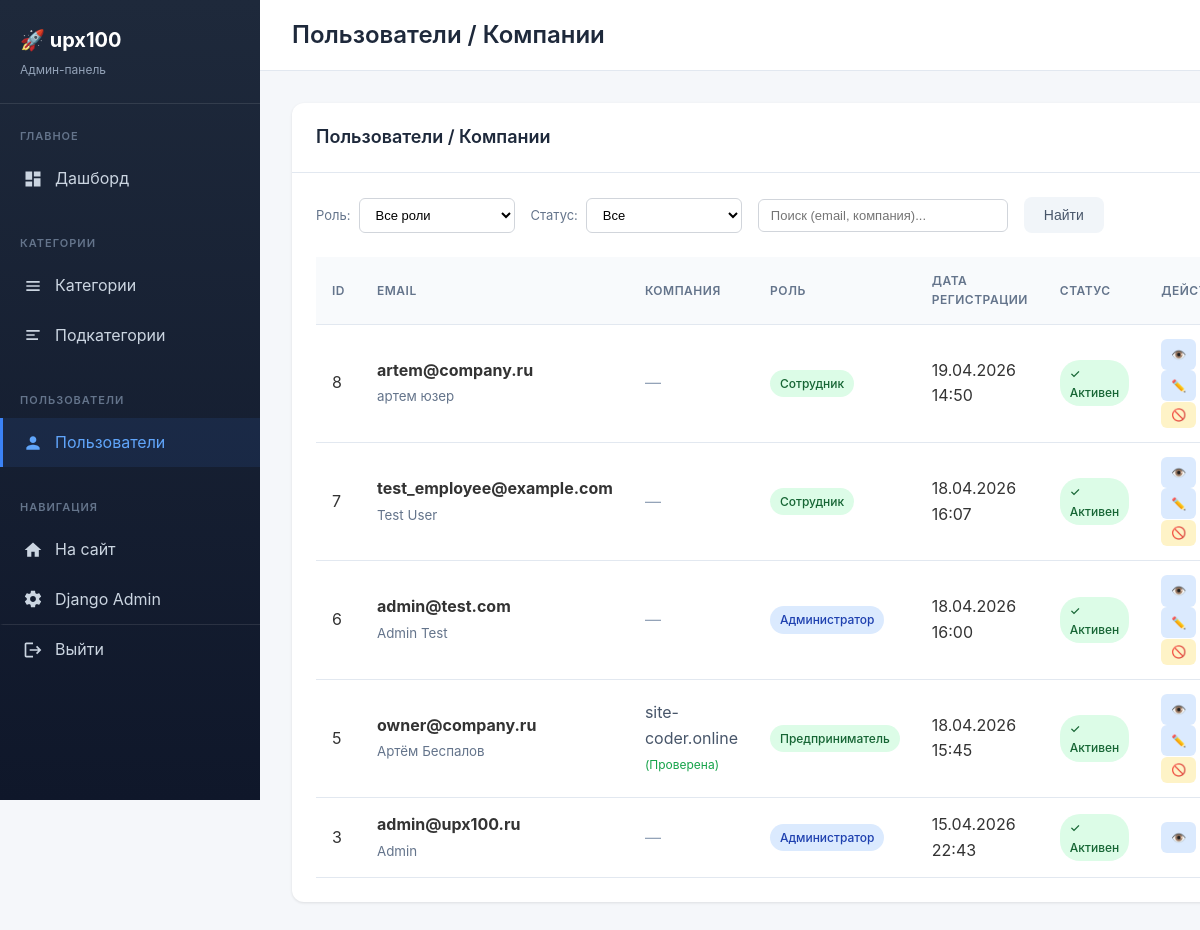
/dashboard/users/ (signed in), run on an earlier commit of the app's database.
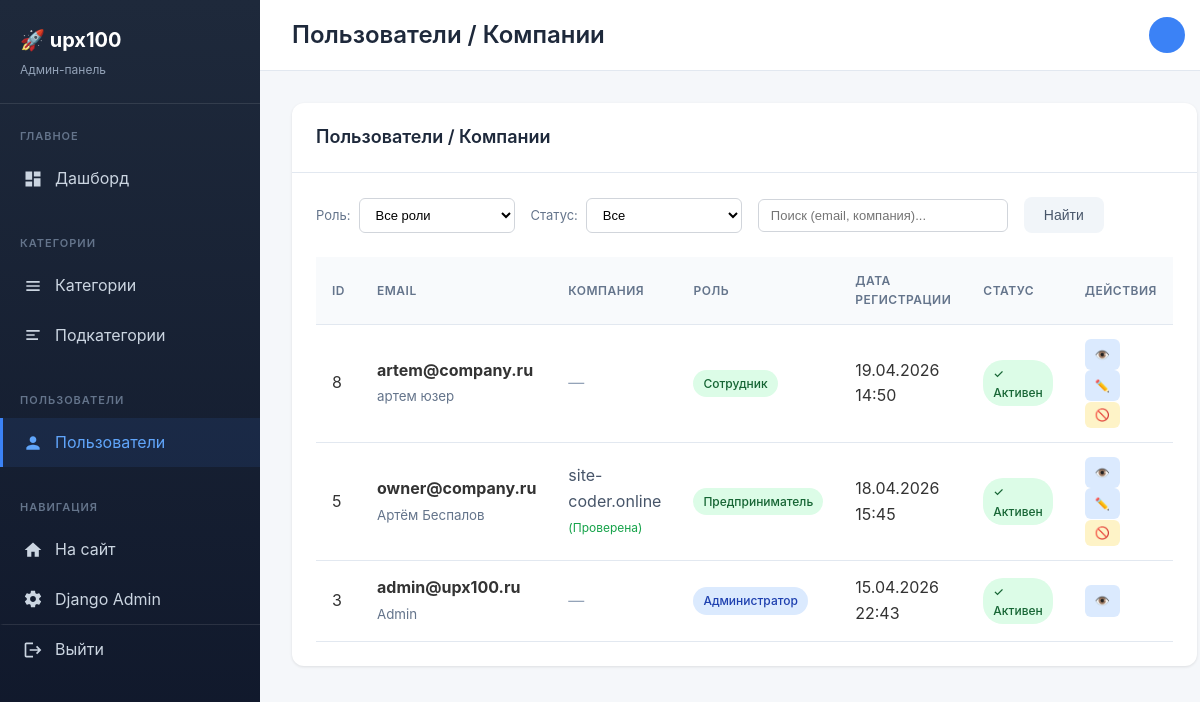
And on a later commit of the database.
### accounts/models.py (models this page shows, shortened)
class User(AbstractBaseUser, PermissionsMixin):
    ROLE_CHOICES = (
        ('admin', 'Администратор'),
        ('entrepreneur', 'Предприниматель'),
        ('employee', 'Сотрудник'),
    )
    email = models.EmailField('Email', unique=True)
    first_name = models.CharField('Имя', max_length=30, blank=True)
    last_name = models.CharField('Фамилия', max_length=30, blank=True)
    phone = models.CharField('Телефон', max_length=20, blank=True)
    role = models.CharField('Роль', max_length=20, choices=ROLE_CHOICES, default='entrepreneur')
    is_staff = models.BooleanField('Статус сотрудника', default=False) # Доступ в стандартную админку (если нужно)
    is_active = models.BooleanField('Активен', default=True) # Бан/разбан
    date_joined = models.DateTimeField('Дата регистрации', default=timezone.now)
    company_name = models.CharField('Название компании', max_length=100, blank=True)
    company_description = models.TextField('Описание компании', blank=True)
    company_address = models.CharField('Адрес', max_length=255, blank=True)
    latitude = models.DecimalField('Широта', max_digits=9, decimal_places=6, null=True, blank=True)
    longitude = models.DecimalField('Долгота', max_digits=9, decimal_places=6, null=True, blank=True)
    logo = models.ImageField('Логотип', upload_to='company_logos/', blank=True, null=True)
    is_verified = models.BooleanField('Компания проверена', default=False)
    objects = UserManager()
    USERNAME_FIELD = 'email'
    REQUIRED_FIELDS = []
    class Meta:
        verbose_name = 'Пользователь / Компания'
        verbose_name_plural = 'Пользователи / Компании'

### dashboard/views.py (the view, shortened to what this page needs)
# urls.py: path('users/', views.user_list, name='user_list'),
@admin_required
def user_list(request):
    users = User.objects.order_by('-date_joined')
    role_filter = request.GET.get('role', '')
    status_filter = request.GET.get('status', '')
    query = request.GET.get('q', '')
    if role_filter:
        users = users.filter(role=role_filter)
    if status_filter == 'active':
        users = users.filter(is_active=True)
    elif status_filter == 'inactive':
        users = users.filter(is_active=False)
    context = {
        'users': users,
        'role_filter': role_filter,
        'status_filter': status_filter,
        'query': query,
        'title': 'Пользователи / Компании',
    }
    return render(request, 'dashboard/users/list.html', context)

### dashboard/views.py (called while the page is built)
def is_admin(user):
    return user.is_authenticated and (user.is_superuser or user.role == 'admin')

### templates/dashboard/users/list.html (shortened to what this page needs)
{% extends 'dashboard/base.html' %}
{% block content %}
<div class="card">
    <div class="card-header">
        <h3 class="card-title">Пользователи / Компании</h3>
    </div>
    <div class="card-body">
        <form class="filters" method="get">
            <div class="filter-item">
                <label>Роль:</label>
                <select name="role" class="form-control">
                    <option value="">Все роли</option>
                </select>
            </div>
            <div class="filter-item">
                <label>Статус:</label>
                <select name="status" class="form-control">
                    <option value="">Все</option>
                </select>
            </div>
            <div class="filter-item">
                <input type="text" name="q" value="{{ query }}" placeholder="Поиск (email, компания)..." class="form-control" style="width: 250px;">
            </div>
            <button type="submit" class="btn btn-secondary">Найти</button>
        </form>
        <div class="table-responsive">
            <table>
                <thead>
                    <tr>
                        <th>ID</th>
                        <th>Email</th>
                        <th>Компания</th>
                        <th>Роль</th>
                        <th>Дата регистрации</th>
                        <th>Статус</th>
                        <th>Действия</th>
                    </tr>
                </thead>
                <tbody>
                    {% for user in users %}
                    <tr>
                        <td>{{ user.pk }}</td>
                        <td>
                            <strong>{{ user.email }}</strong>
                            {% if user.first_name or user.last_name %}
                            <br><small style="color: #64748b;">{{ user.first_name }} {{ user.last_name }}</small>
                            {% endif %}
                        </td>
                        <td>
                            {% if user.company_name %}
                            <span style="color: #475569;">{{ user.company_name }}</span>
                            {% if user.role == 'entrepreneur' %}
                                {% if user.is_verified %}
                                    <span style="color: #16a34a; font-size: 12px;">(Проверена)</span>
                                {% else %}
                                    <span style="color: #ca8a04; font-size: 12px;">(Не проверена)</span>
                                {% endif %}
                            {% endif %}
                            {% else %}
                            <span style="color: #94a3b8;">—</span>
                            {% endif %}
                        </td>
                        <td>
                            {% if user.role == 'admin' %}
                            <span class="badge badge-info">Администратор</span>
                            {% elif user.role == 'entrepreneur' %}
                            <span class="badge badge-success">Предприниматель</span>
                            {% else %}
                            <span class="badge badge-success">Сотрудник</span>
                            {% endif %}
                        </td>
                        <td>{{ user.date_joined|date:"d.m.Y H:i" }}</td>
                        <td>
                            {% if user.is_active %}
                            <span class="badge badge-success">✓ Активен</span>
                            {% else %}
                            <span class="badge badge-danger">✗ Заблокирован</span>
                            {% endif %}
                        </td>
                        <td class="actions-cell">
                            <a href="{% url 'dashboard:user_detail' user.pk %}" class="action-btn edit">👁️</a>
                            {% if user.pk != request.user.pk %}
                            <a href="{% url 'dashboard:user_edit' user.pk %}" class="action-btn edit">✏️</a>
                            <form method="post" action="{% url 'dashboard:user_toggle_active' user.pk %}" style="display: inline;" onsubmit="return confirm('Вы уверены?');">
                                <button type="submit" class="action-btn toggle">
                                    {% if user.is_active %}🚫{% else %}✅{% endif %}
                                </button>
                            </form>
                            {% endif %}
                        </td>
                    </tr>
                    {% empty %}
                    <tr>
                        <td colspan="7" style="text-align: center; padding: 40px; color: #64748b;">
                            Пользователи не найдены
                        </td>
                    </tr>
                    {% endfor %}
                </tbody>
            </table>
        </div>
    </div>
</div>
{% endblock %}

### templates/dashboard/base.html (shortened to what this page needs)
<!DOCTYPE html>
<html lang="ru">
<head>
</head>
<body>
    <div class="dashboard-container">
        <aside class="sidebar">
            <div class="sidebar-header">
                <h1>🚀 upx100</h1>
                <p>Админ-панель</p>
            </div>
            <nav class="sidebar-nav">
                <div class="nav-section">
                    <div class="nav-section-title">Главное</div>
                    <a href="{% url 'dashboard:home' %}" class="nav-link {% if request.resolver_match.url_name == 'home' %}active{% endif %}">
                        <svg class="nav-icon" viewBox="0 0 24 24"><path d="M3 13h8V3H3v10zm0 8h8v-6H3v6zm10 0h8V11h-8v10zm0-18v6h8V3h-8z"/></svg>
                        Дашборд
                    </a>
                </div>
                <div class="nav-section">
                    <div class="nav-section-title">Категории</div>
                    <a href="{% url 'dashboard:category_list' %}" class="nav-link {% if 'category' in request.resolver_match.url_name %}active{% endif %}">
                        <svg class="nav-icon" viewBox="0 0 24 24"><path d="M4 6h16v2H4zm0 5h16v2H4zm0 5h16v2H4z"/></svg>
                        Категории
                    </a>
                    <a href="{% url 'dashboard:subcategory_list' %}" class="nav-link {% if 'subcategory' in request.resolver_match.url_name %}active{% endif %}">
                        <svg class="nav-icon" viewBox="0 0 24 24"><path d="M4 6h16v2H4zm0 5h10v2H4zm0 5h14v2H4z"/></svg>
                        Подкатегории
                    </a>
                </div>
                <div class="nav-section">
                    <div class="nav-section-title">Пользователи</div>
                    <a href="{% url 'dashboard:user_list' %}" class="nav-link {% if 'user' in request.resolver_match.url_name %}active{% endif %}">
                        <svg class="nav-icon" viewBox="0 0 24 24"><path d="M12 12c2.21 0 4-1.79 4-4s-1.79-4-4-4-4 1.79-4 4 1.79 4 4 4zm0 2c-2.67 0-8 1.34-8 4v2h16v-2c0-2.66-5.33-4-8-4z"/></svg>
                        Пользователи
                    </a>
                </div>
                <div class="nav-section">
                    <div class="nav-section-title">Навигация</div>
                    <a href="/" class="nav-link" target="_blank">
                        <svg class="nav-icon" viewBox="0 0 24 24"><path d="M10 20v-6h4v6h5v-8h3L12 3 2 12h3v8z"/></svg>
                        На сайт
                    </a>
                    <a href="/admin/" class="nav-link" target="_blank">
                        Django Admin
                    </a>
                    <a href="{% url 'accounts:logout' %}" class="nav-link" style="margin-top: auto; border-top: 1px solid rgba(255,255,255,0.1);">
                        <svg class="nav-icon" viewBox="0 0 24 24"><path d="M17 7l-1.41 1.41L18.17 11H8v2h10.17l-2.58 2.58L17 17l5-5zM4 5h8V3H4c-1.1 0-2 .9-2 2v14c0 1.1.9 2 2 2h8v-2H4V5z"/></svg>
                        Выйти
                    </a>
                </div>
            </nav>
        </aside>
        <main class="main-content">
            <div class="topbar">
                <h2 class="topbar-title">{{ title }}</h2>
                <div class="user-menu">
                    <div class="user-avatar">{{ user.username|first|upper }}</div>
                </div>
            </div>
            <div class="content-area">
                {% block content %}{% endblock %}
            </div>
        </main>
    </div>
</body>
</html>

### templates/dashboard/base.html (style rules this page uses)
* { margin: 0; padding: 0; box-sizing: border-box; }
body { font-family: -apple-system, BlinkMacSystemFont, 'Segoe UI', Roboto, Oxygen, Ubuntu, sans-serif; background-color: #f5f7fa; color: #333; line-height: 1.6; }
.dashboard-container { display: flex; min-height: 100vh; }
.sidebar { width: 260px; background: linear-gradient(180deg, #1e293b 0%, #0f172a 100%); color: #fff; position: fixed; height: 100vh; overflow-y: auto; }
.sidebar-header { padding: 24px 20px; border-bottom: 1px solid rgba(255,255,255,0.1); }
.sidebar-header h1 { font-size: 20px; font-weight: 700; color: #fff; }
.sidebar-header p { font-size: 12px; color: #94a3b8; margin-top: 4px; }
.sidebar-nav { padding: 16px 0; }
.nav-section { margin-bottom: 24px; }
.nav-section-title { padding: 8px 20px; font-size: 11px; text-transform: uppercase; letter-spacing: 1px; color: #64748b; font-weight: 600; }
.nav-link { display: flex; align-items: center; padding: 12px 20px; color: #cbd5e1; text-decoration: none; transition: all 0.2s; border-left: 3px solid transparent; }
.nav-link.active { background: rgba(59, 130, 246, 0.1); color: #60a5fa; border-left-color: #3b82f6; }
.nav-icon { width: 20px; height: 20px; margin-right: 12px; fill: currentColor; }
.main-content { flex: 1; margin-left: 260px; padding: 0; }
.topbar { background: #fff; padding: 16px 32px; border-bottom: 1px solid #e2e8f0; display: flex; justify-content: space-between; align-items: center; position: sticky; top: 0; z-index: 100; }
.topbar-title { font-size: 24px; font-weight: 600; color: #1e293b; }
.user-menu { display: flex; align-items: center; gap: 12px; }
.user-avatar { width: 36px; height: 36px; border-radius: 50%; background: #3b82f6; color: #fff; display: flex; align-items: center; justify-content: center; font-weight: 600; font-size: 14px; }
.content-area { padding: 32px; }
.card { background: #fff; border-radius: 12px; box-shadow: 0 1px 3px rgba(0,0,0,0.1); overflow: hidden; }
.card-header { padding: 20px 24px; border-bottom: 1px solid #e2e8f0; display: flex; justify-content: space-between; align-items: center; }
.card-title { font-size: 18px; font-weight: 600; color: #1e293b; }
.card-body { padding: 24px; }
.table-responsive { overflow-x: auto; }
table { width: 100%; border-collapse: collapse; }
th, td { padding: 14px 16px; text-align: left; border-bottom: 1px solid #e2e8f0; }
th { background: #f8fafc; font-weight: 600; font-size: 12px; text-transform: uppercase; letter-spacing: 0.5px; color: #64748b; }
.btn { display: inline-flex; align-items: center; gap: 8px; padding: 10px 20px; border-radius: 8px; font-size: 14px; font-weight: 500; text-decoration: none; cursor: pointer; border: none; transition: all 0.2s; }
.btn-secondary { background: #f1f5f9; color: #475569; }
.badge { display: inline-block; padding: 4px 10px; border-radius: 20px; font-size: 12px; font-weight: 500; }
.badge-success { background: #dcfce7; color: #166534; }
.badge-info { background: #dbeafe; color: #1e40af; }
.form-control { width: 100%; padding: 12px 16px; border: 1px solid #d1d5db; border-radius: 8px; font-size: 14px; transition: border-color 0.2s; }
select.form-control { background: #fff; }
.filters { display: flex; gap: 16px; margin-bottom: 24px; flex-wrap: wrap; }
.filter-item { display: flex; align-items: center; gap: 8px; }
.filter-item label { font-size: 13px; color: #64748b; }
.filter-item select, .filter-item input { padding: 8px 12px; border: 1px solid #d1d5db; border-radius: 6px; font-size: 13px; }
.actions-cell { vertical-align: middle; }
.actions-cell > * { display: inline-flex; gap: 8px; align-items: center; }
.action-btn { padding: 6px 10px; border-radius: 6px; font-size: 12px; text-decoration: none; transition: all 0.2s; }
.action-btn.edit { background: #dbeafe; color: #1e40af; }
.action-btn.toggle { background: #fef3c7; color: #92400e; border: none; cursor: pointer; }

What changed in the data, as far as the page shows it:
removed User: pk "7", email "test_employee@example.com", first_name "Test", last_name "User", role "Сотрудник", date_joined "18.04.2026 16:07", is_active "✓ Активен"
removed User: pk "6", email "admin@test.com", first_name "Admin", last_name "Test", role "Администратор", date_joined "18.04.2026 16:00", is_active "✓ Активен"
